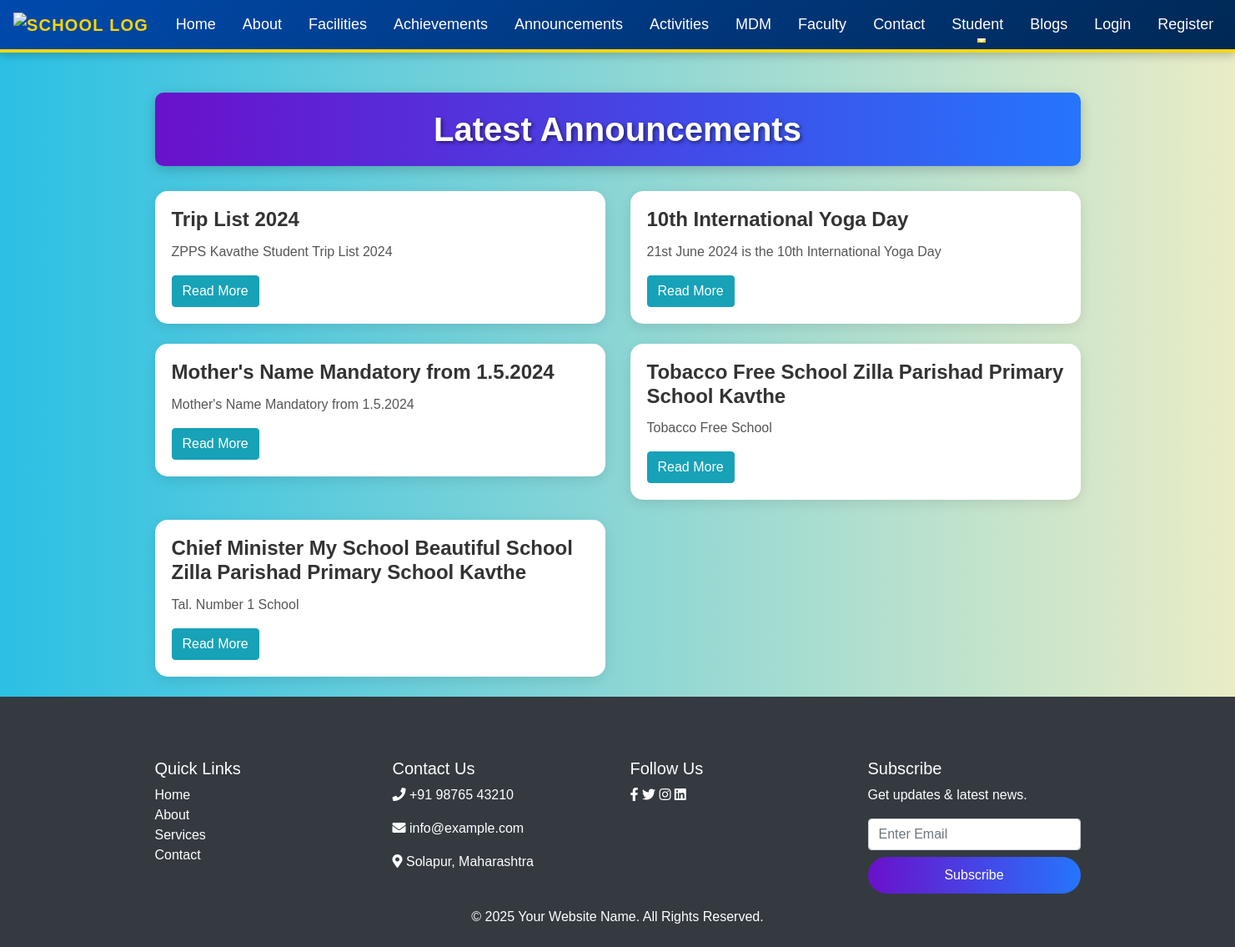
Page /announcements/ on the committed database.
### announcements/models.py (models this page shows, shortened)
class Announcement(models.Model):
    title = models.CharField(max_length=200)
    content = models.TextField()
    link = models.URLField(blank=True, null=True)
    created_at = models.DateTimeField(auto_now_add=True)
    updated_at = models.DateTimeField(auto_now=True)

### announcements/views.py (the view)
# urls.py: path('', views.announcements, name='announcements'),
def announcements(request):
    announcements_list = Announcement.objects.all().order_by('-created_at')
    return render(request, 'announcements/template/announcements.html', {'announcements': announcements_list})

### announcements/template/announcements.html (shortened to what this page needs)
{% extends 'template/base.html' %}
{% load static %}
{% block content %}
<head>
  <link href="https://stackpath.bootstrapcdn.com/bootstrap/4.5.2/css/bootstrap.min.css" rel="stylesheet">
  <link href="{% static 'css/announcements.css' %}" rel="stylesheet">
</head>
<body>
    <div class="container mt-5">
        <div class="announcement-header">
            <h1>Latest Announcements</h1>
        </div>
        <div class="row">
            {% for announcement in announcements %}
                <div class="col-md-6 mb-4">
                    <div class="card announcement-card">
                        <div class="card-body">
                            <h5 class="card-title">{{ announcement.title }}</h5>
                            <p class="card-text">{{ announcement.content }}</p>
                            {% if announcement.link %}
                                <a href="{{ announcement.link }}" class="btn btn-info" target="_blank">Read More</a>
                            {% endif %}
                        </div>
                    </div>
                </div>
            {% endfor %}
        </div>
    </div>
</body>
{% endblock %}

### static/css/announcements.css (style rules this page uses)
body { background: linear-gradient(to right, #2bc0e4, #eaecc6); font-family: 'Poppins', sans-serif; color: #333; }
.container { margin-top: 50px; }
h1 { font-family: 'Poppins', sans-serif; color: #ffffff; font-size: 36px; font-weight: bold; text-align: center; margin-bottom: 20px; text-shadow: 2px 2px 4px rgba(0, 0, 0, 0.5); }
.announcement-card { border: none; border-radius: 15px; background: #ffffff; box-shadow: 0 4px 15px rgba(0, 0, 0, 0.1); transition: transform 0.3s ease, box-shadow 0.3s ease; }
.card-title { font-size: 1.5rem; font-weight: 600; color: #333; }
.card-text { font-size: 1rem; color: #555; }

### announcements/template/announcements.html (style rules this page uses)
body { background: linear-gradient(to right, #2bc0e4, #eaecc6); font-family: 'Poppins', sans-serif; }
.announcement-header { background: linear-gradient(to right, #6a11cb, #2575fc); color: #ffffff; padding: 20px; border-radius: 10px; margin-bottom: 30px; text-align: center; box-shadow: 0 4px 15px rgba(0, 0, 0, 0.2); }
.announcement-header h1 { font-size: 2.5rem; font-weight: 700; margin: 0; animation: fadeInDown 1s ease-in-out; }
.announcement-card { border: none; border-radius: 15px; background: #ffffff; box-shadow: 0 4px 15px rgba(0, 0, 0, 0.1); transition: transform 0.3s ease, box-shadow 0.3s ease; }
.card-title { font-size: 1.5rem; font-weight: 600; color: #333; }
.card-text { font-size: 1rem; color: #555; }

### rows in the picture
Announcement: title "Trip List 2024", content "ZPPS Kavathe Student Trip List 2024"
Announcement: title "10th International Yoga Day", content "21st June 2024 is the 10th International Yoga Day"
Announcement: title "Mother's Name Mandatory from 1.5.2024", content "Mother's Name Mandatory from 1.5.2024"
Announcement: title "Tobacco Free School Zilla Parishad Primary School Kavthe", content "Tobacco Free School"
Announcement: title "Chief Minister My School Beautiful School Zilla Parishad Primary School Kavthe", content "Tal. Number 1 School"
